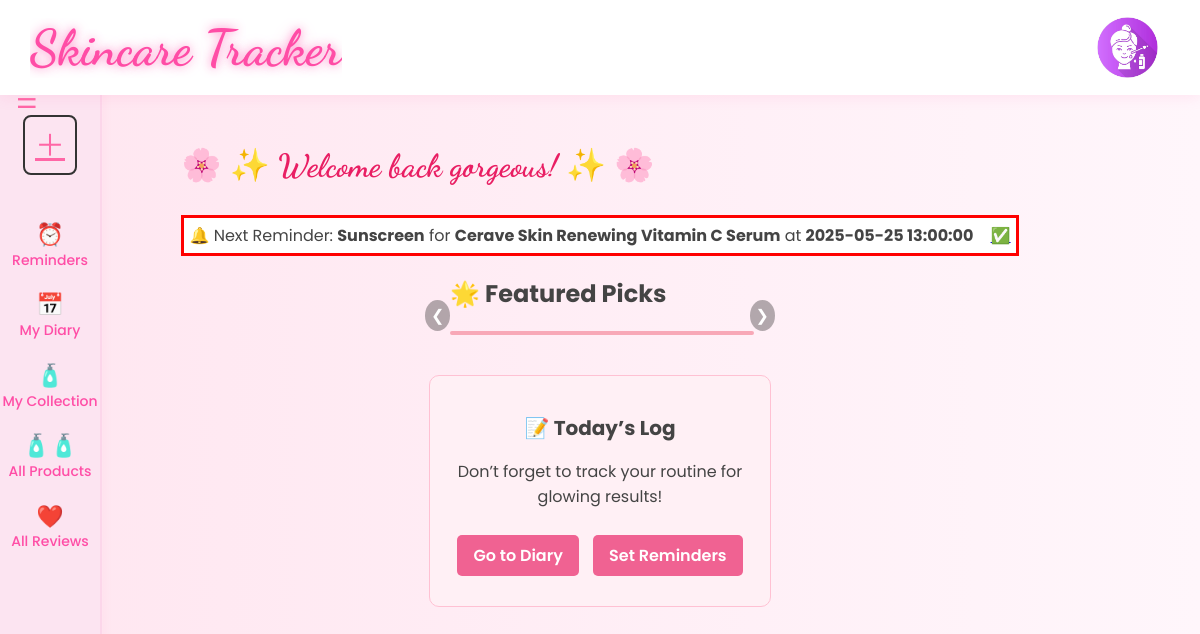
The page /home (signed in) on the database its author committed.
### tables this page shows
CREATE TABLE Reminders (
    reminder_id INTEGER PRIMARY KEY AUTOINCREMENT,
    reminder_type TEXT,
    alarm_date DATETIME,
    recurrence FLOAT,  
    reminder_note TEXT,  
    user_id INTEGER NOT NULL,
    product_id INTEGER,
    FOREIGN KEY (user_id) REFERENCES Users(user_id),
    FOREIGN KEY (product_id) REFERENCES Products(product_id)
);

CREATE TABLE Products (
    product_id INTEGER PRIMARY KEY AUTOINCREMENT,
    product_name TEXT NOT NULL,
    type TEXT,
    amazon_link TEXT,
    directions TEXT,
    shelflife INTEGER,
    ingredients TEXT,
    product_pic TEXT, 
    user_id INTEGER REFERENCES Users(user_id)
);

### routes/home_routes.py (the view)
@home_bp.route("/")
@home_bp.route("/home")
@home_bp.route("/homepage")
def view_home():
    if "user_id" not in session:
        return redirect(url_for("user.login_user"))
    upcoming = get_next_upcoming_reminder()
    return render_template("homepage.html", upcoming=upcoming)

### app.py (called while the page is built)
def get_db_connection():
    conn = sqlite3.connect(st_db)
    conn.row_factory = sqlite3.Row
    return conn

### routes/home_routes.py (called while the page is built)
def get_next_upcoming_reminder():
    user_id = session.get("user_id", 1)
    db = __import__("app").app.get_db_connection()
    now = datetime.now().isoformat()
    upcoming = db.execute(
        """
        SELECT R.*, P.product_name FROM Reminders R
        LEFT JOIN Products P ON R.product_id = P.product_id
        WHERE R.user_id = ? AND R.alarm_date >= ?
        ORDER BY R.alarm_date ASC
        LIMIT 1
        """,
        (
            user_id,
            now,
        ),
    ).fetchone()
    db.close()
    return upcoming

### templates/homepage.html (shortened to what this page needs)
{% extends "base.html" %}
{% block content %}
<button class="sidebar-toggle-btn" onclick="toggleSidebar()">☰</button>
<div class="homepage-wrapper">
    <div class="sidebar" id="sidebar">
        <a href="/add_product" class="sidebar-btn add-btn">＋</a>
        <nav class="sidebar-nav">
            <a class="sidebar-link" href="/reminder"><span class="icon">⏰</span><br>Reminders</a>
            <a class="sidebar-link" href="/diary"><span class="icon">📅</span><br>My Diary</a>
            <a class="sidebar-link" href="{{ url_for('collection.my_collection') }}"><span class="icon">🧴</span><br>My Collection</a>
            <a class="sidebar-link" href="{{ url_for('product.view_all_product') }}"><span class="icon">🧴🧴</span><br>All Products</a>
            <a class="sidebar-link" href="/review/all_reviews"><span class="icon">❤️</span><br>All Reviews</a>
        </nav>
    </div>
    <div class="homepage-content">
        <h1 class="welcome-msg"> 🌸 ✨ Welcome back gorgeous! ✨ 🌸 </h1>
         <div onclick="window.location.href = '/reminder';">
            {% include '/upcoming.html' %}
         </div>
        <div class="carousel-container">
            <h2 class="section-title">🌟 Featured Picks</h2>
            <div class="carousel" id="carousel">
            </div>
            <button class="carousel-prev" onclick="prevSlide()">&#10094;</button>
            <button class="carousel-next" onclick="nextSlide()">&#10095;</button>
        </div>
        <div class="daily-log-card">
            <h2>📝 Today’s Log</h2>
            <p>Don’t forget to track your routine for glowing results!</p>
            <a href="/diary" class="log-btn">Go to Diary</a>
            <a href="/reminder/add" class="log-btn">Set Reminders</a>
        </div>
    </div>
</div>
{% endblock %}

### templates/reminder/upcoming.html (shortened to what this page needs)
<div class="upcoming">
    {% if upcoming %}
    <div>
        🔔 Next Reminder:
        <strong>{{ upcoming.reminder_type }}</strong>
        {% if upcoming.product_name %} for <strong>{{ upcoming.product_name }}</strong>{% endif %}
        at
        <strong>{{ upcoming.alarm_date }}</strong>
        <a href="reminder/update/{{ upcoming.reminder_id }}" title="Click on the check if you have completed this reminder">✅</a>
    </div>
    {% else %}
        No upcoming reminders loaded
    {% endif %}
</div>

### static/css/style.css (style rules this page uses)
body { font-family: 'Poppins', sans-serif; background: linear-gradient(to right, #ffe6f0, #fff6fb); margin: 0; padding: 0; }
.homepage-wrapper { display: flex; justify-content: flex-start; align-items: flex-start; height: calc(100vh - 80px); margin: 0; padding: 0; }
.sidebar { width: 100px; height: 100%; position: fixed; top: 80px; left: 0; background-color: #fce4f1; display: flex; flex-direction: column; align-items: center; padding-top: 25px; border-right: 2px solid #fcd6ea; font-size: 14px; box-shadow: 2px 0 10px rgba(255, 105, 180, 0.05); z-index: 10; }
.sidebar-btn { background: none; border: none; font-size: 24px; margin: 10px 0; cursor: pointer; color: #ff66a6; transition: transform 0.2s ease-in-out; }
.add-btn { font-size: 30px; margin-bottom: 25px; border: 2px solid #333; border-radius: 8px; padding: 4px 10px; }
.sidebar-nav { display: flex; flex-direction: column; align-items: center; gap: 20px; margin-top: 20px; }
.sidebar-link { color: #ff4da6; text-decoration: none; text-align: center; font-size: 14px; font-weight: 500; line-height: 1.4; cursor: pointer; transition: color 0.2s; }
.icon { font-size: 22px; }
.sidebar { transition: transform 0.3s ease-in-out; }
.sidebar-toggle-btn { position: fixed; top: 85px; left: 10px; background: none; border: none; font-size: 24px; color: #ff66a6; z-index: 100; cursor: pointer; }

### templates/reminder/upcoming.html (style rules this page uses)
.upcoming { background-color:white; border: solid red; padding: 5px; }

### templates/homepage.html (style rules this page uses)
.homepage-content { padding: 30px; color: #444; }
.welcome-msg { font-family: 'Dancing Script', cursive; font-size: 32px; color: #e91e63; margin-bottom: 30px; }
.carousel-container { margin-bottom: 40px; position: relative; max-width: 300px; margin-left: auto; margin-right: auto; }
.carousel { width: 100%; height: auto; overflow: hidden; border-radius: 12px; border: 2px solid #f8a8b7; background: #fff; position: relative; }
.carousel-prev, .carousel-next { position: absolute; top: 40%; background-color: rgba(0, 0, 0, 0.3); color: white; border: none; padding: 6px; cursor: pointer; font-size: 16px; border-radius: 50%; }
.carousel-prev { left: -25px; }
.carousel-next { right: -25px; }
.daily-log-card { background-color: #fff0f5; padding: 20px; border-radius: 10px; border: 1px solid #ffc1d3; text-align: center; width: 300px; margin: 40px auto 0 auto; }
.daily-log-card h2 { font-size: 20px; margin-bottom: 10px; }
.log-btn { display: inline-block; margin: 10px 5px; padding: 8px 16px; background-color: #f06292; color: white; border-radius: 5px; text-decoration: none; font-weight: 600; }

### rows shown on the page
Reminders: reminder_type "Sunscreen", alarm_date "2025-05-25 13:00:00"
Products: product_name "Cerave Skin Renewing Vitamin C Serum"
